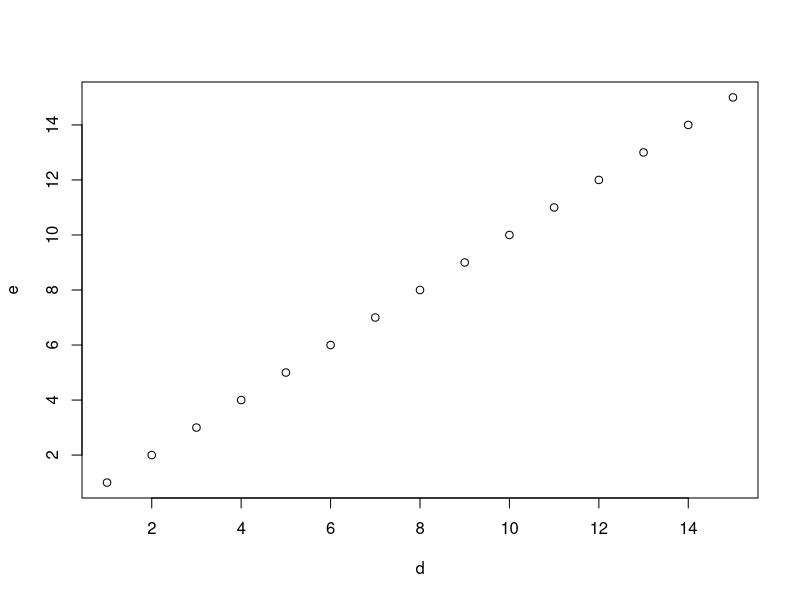
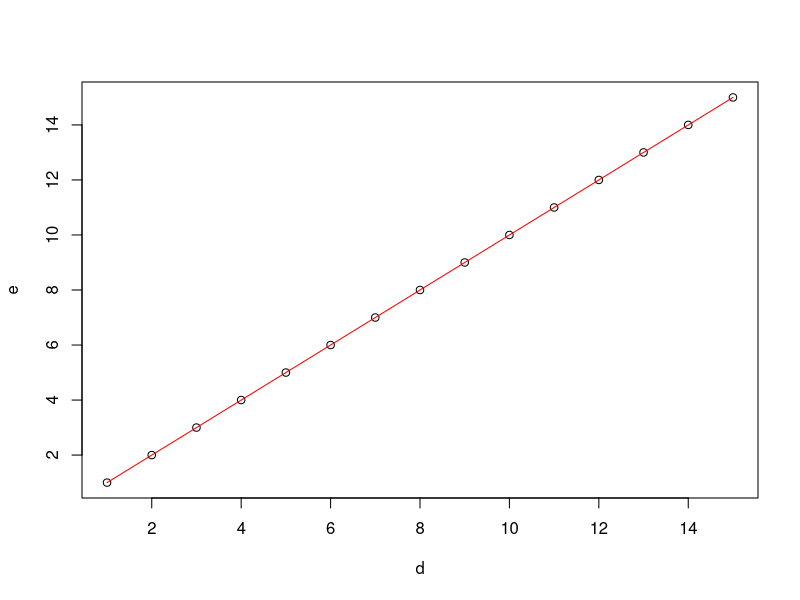
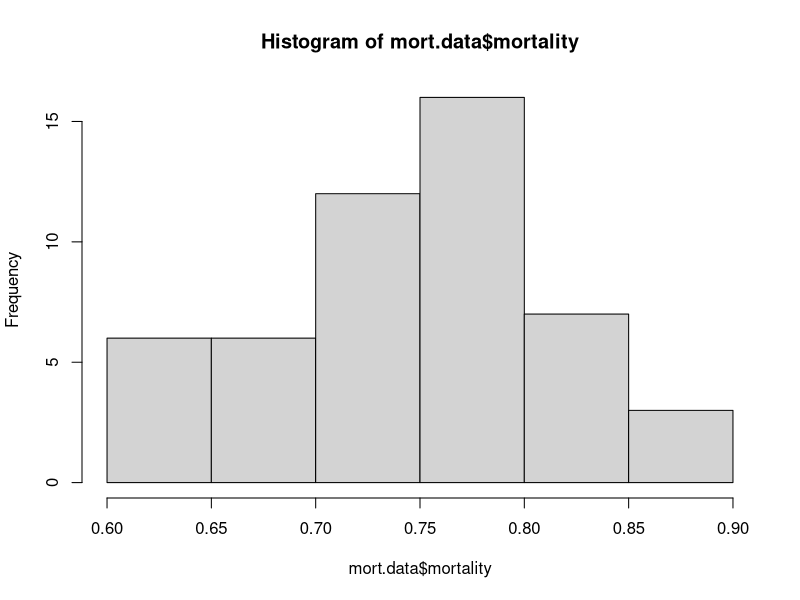

Source code (R) for these figures, in order:
## ---- chunk 1
knitr::opts_chunk$set(echo = TRUE)
## ---- chunk 2
print("Welcome to R")
## ---- chunk 3
library(tidyverse)
## ---- chunk 4
?tidyverse
## ---- chunk 5
4+4
2^2
## ---- chunk 6
a=4+4
b=2^2
c=a+b
print(c)
## ---- chunk 7
#make a few vectors using c() for "concatenate"
d=c(1,2,3,4,5,6,7,8,9,10,11,12,13,14,15)
e=c(1:15)
setequal(d,e) #determine if we have equal sets
## ---- chunk 8
ls() #show what's in our environment
list=ls() #make a list of everything in the environment
rm(list) #pass that list to the 'delete' functioin
## ---- chunk 9
plot(d,e)
## ---- chunk 10
plot(d,e) #plot the dots
lines(d,e, col="red") #add lines
## ---- chunk 11
d
e
## ---- chunk 12
identical(d,e)
## ---- chunk 13
as.integer(d)
as.numeric(e)
identical(d, as.numeric(e))
## ---- chunk 14
?setwd()
?getwd()
getwd()
## ---- chunk 15
mort.data<-read_csv("mortality.csv") #read the data in and store as "mort.data" object
## ---- chunk 16
head(mort.data)
spec(mort.data)
str(mort.data)
tail(mort.data)
dim(mort.data)
## ---- chunk 17
mort.data$mortality
mort.data[,4]

hist(mort.data$mortality)
